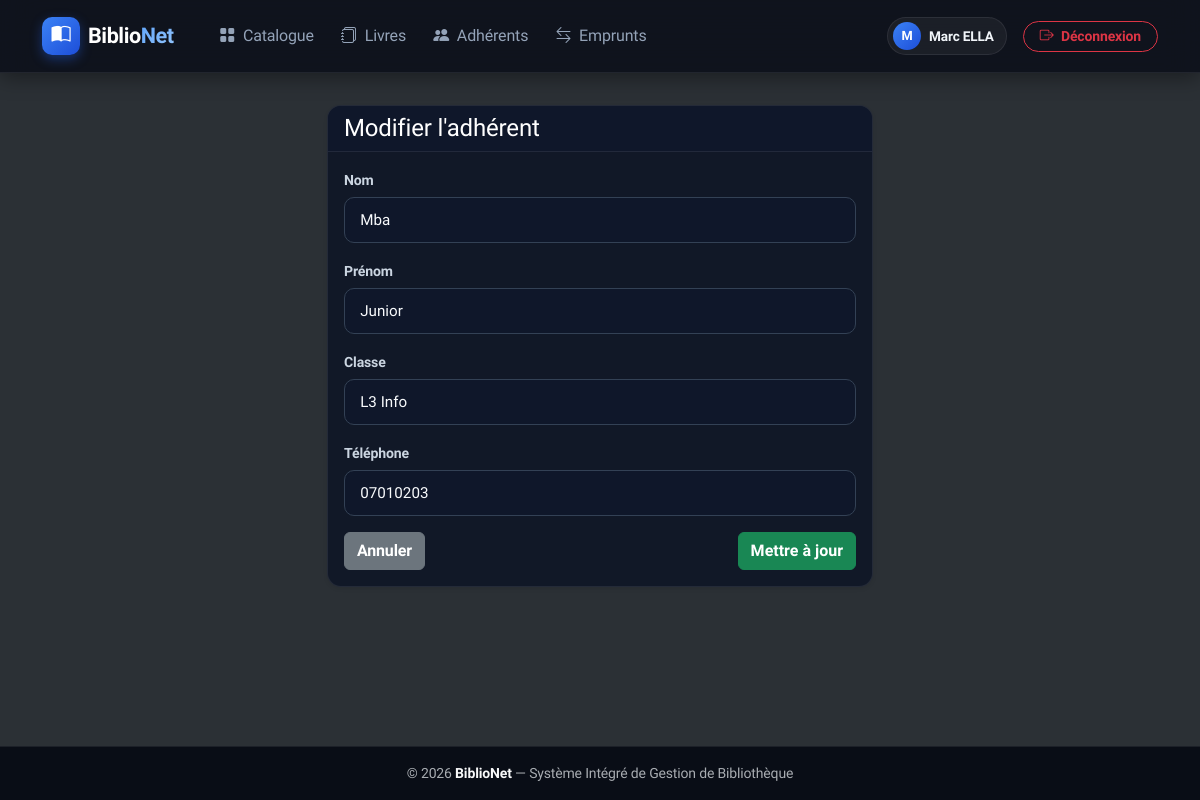
The app's page /public/adherents/edit/1 (signed in) with its own data.
### tables this page shows
CREATE TABLE adherents (
  id INT AUTO_INCREMENT PRIMARY KEY,
  nom VARCHAR(100) NOT NULL,
  prenom VARCHAR(100) NOT NULL,
  classe VARCHAR(50) NOT NULL,
  telephone VARCHAR(20) NOT NULL,
  created_at TIMESTAMP DEFAULT CURRENT_TIMESTAMP
);

### core/Controller.php (called while the page is built, shortened)
<?php
abstract class Controller {
    protected function render(string $view, array $data = []): void {
        $viewPath = dirname(__DIR__) . "/app/views/$view.php";
        extract($data);
        require $viewPath;
        require dirname(__DIR__) . "/app/views/layouts/main.php";
    }
}

### app/controllers/AdherentController.php (called while the page is built, shortened)
<?php
require_once dirname(__DIR__) . '/models/Adherent.php';
class AdherentController extends Controller {
    private $adherentModel;
    public function __construct() {
        $this->adherentModel = new Adherent();
    }
    public function edit($id) {
        $adherent = $this->adherentModel->find($id);
        $this->render('adherents/form', [
            'title' => 'Modifier l\'adhérent',
            'adherent' => $adherent
        ]);
    }
}

### public/index.php (called while the page is built, shortened)
<?php
require_once dirname(__DIR__) . '/core/Database.php';
require_once dirname(__DIR__) . '/core/Controller.php';
$url = $_GET['url'] ?? '';
$router = new Router();
$router->dispatch($url);

### core/Database.php (called while the page is built)
<?php
class Database {
    private static ?PDO $instance = null;
    public static function getConnection(): PDO {
        if (self::$instance === null) {
            try {
                $dsn = "mysql:host=" . DB_HOST . ";dbname=" . DB_NAME . ";charset=utf8mb4";
                self::$instance = new PDO($dsn, DB_USER, DB_PASS, [
                    PDO::ATTR_ERRMODE => PDO::ERRMODE_EXCEPTION,
                    PDO::ATTR_DEFAULT_FETCH_MODE => PDO::FETCH_ASSOC,
                    PDO::ATTR_EMULATE_PREPARES => false
                ]);
            } catch (PDOException $e) {
                die("Erreur de connexion à la base de données.");
            }
        }
        return self::$instance;
    }
}

### app/models/Adherent.php (called while the page is built, shortened)
<?php
class Adherent {
    private $db;
    public function __construct() {
      $this->db = Database::getConnection();
    }
    public function find($id) {
        $stmt = $this->db->prepare("SELECT * FROM adherents WHERE id = ?");
        $stmt->execute([$id]);
        return $stmt->fetch(PDO::FETCH_ASSOC);
    }
}

### app/views/adherents/form.php (the view)
<?php
$isEdit = isset($adherent);
$action = $isEdit ? APP_URL . "/adherents/update/{$adherent['id']}" : APP_URL . "/adherents/store";
?>
<div class="row justify-content-center">
    <div class="col-md-6">
        <div class="card shadow-sm">
            <div class="card-header bg-primary text-white">
                <h4 class="mb-0"><?= $title ?></h4>
            </div>
            <div class="card-body">
                <form action="<?= $action ?>" method="POST">
                    <div class="mb-3">
                        <label class="form-label">Nom</label>
                        <input type="text" name="nom" class="form-control" value="<?= $isEdit ? htmlspecialchars($adherent['nom']) : '' ?>" required>
                    </div>
                    <div class="mb-3">
                        <label class="form-label">Prénom</label>
                        <input type="text" name="prenom" class="form-control" value="<?= $isEdit ? htmlspecialchars($adherent['prenom']) : '' ?>" required>
                    </div>
                    <div class="mb-3">
                        <label class="form-label">Classe</label>
                        <input type="text" name="classe" class="form-control" value="<?= $isEdit ? htmlspecialchars($adherent['classe']) : '' ?>" required>
                    </div>
                    <div class="mb-3">
                        <label class="form-label">Téléphone</label>
                        <input type="text" name="telephone" class="form-control" value="<?= $isEdit ? htmlspecialchars($adherent['telephone']) : '' ?>" required>
                    </div>
                    <div class="d-flex justify-content-between">
                        <a href="<?= APP_URL ?>/adherents" class="btn btn-secondary">Annuler</a>
                        <button type="submit" class="btn btn-success"><?= $isEdit ? 'Mettre à jour' : 'Enregistrer' ?></button>
                    </div>
                </form>
            </div>
        </div>
    </div>
</div>

### public/assets/css/style.css (style rules this page uses)
:root { --primary-color: #3b82f6; --primary-hover: #2563eb; --primary-gradient: linear-gradient(135deg, #3b82f6 0%, #1d4ed8 100%); --bg-page: #0b0f19; --bg-card: #111827; --bg-card-hover: #162032; --bg-header: #0f172a; --border-color: rgba(255, 255, 255, 0.08); --border-focus: #3b82f6; --text-primary: #f8fafc; --text-secondary: #94a3b8; --text-muted: #64748b; --shadow-dark: 0 10px 30px rgba(0, 0, 0, 0.5); --shadow-card: 0 4px 16px rgba(0, 0, 0, 0.35); --shadow-hover: 0 12px 28px rgba(37, 99, 235, 0.25); }
body { font-family: 'Plus Jakarta Sans', -apple-system, BlinkMacSystemFont, "Segoe UI", Roboto, sans-serif; background-color: var(--bg-page) !important; color: var(--text-primary) !important; min-height: 100vh; display: flex; flex-direction: column; letter-spacing: -0.01em; }
.btn { font-weight: 600; transition: all 0.2s ease; }
.card { background-color: var(--bg-card) !important; border: 1px solid var(--border-color) !important; border-radius: 14px; box-shadow: var(--shadow-card); transition: transform 0.25s cubic-bezier(0.16, 1, 0.3, 1), box-shadow 0.25s cubic-bezier(0.16, 1, 0.3, 1), border-color 0.25s ease; overflow: hidden; color: var(--text-primary); }
.card-header { background-color: var(--bg-header) !important; border-bottom: 1px solid var(--border-color); color: var(--text-primary); }
.form-control, .form-select, .input-group-text { background-color: #0f172a !important; border: 1px solid #334155 !important; color: #f8fafc !important; border-radius: 10px; padding: 0.65rem 0.95rem; font-size: 0.95rem; transition: all 0.2s ease; }
.form-control::placeholder { color: #64748b !important; }
.form-label { font-weight: 600; font-size: 0.88rem; color: #cbd5e1; margin-bottom: 0.4rem; }

### records on screen
adherents: nom "Mba", prenom "Junior", classe "L3 Info", telephone "07010203"

### other values on screen
substr($_SESSION['user']['nom'], 0, 1) "M"
$_SESSION['user']['nom'] "Marc ELLA"
$title "Modifier l'adhérent"
